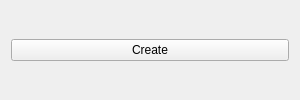
<?xml version="1.0" encoding="UTF-8"?>
<ui version="4.0">
 <class>SEDataBaseCreatorAppGUIClass</class>
 <widget class="QWidget" name="SEDataBaseCreatorAppGUIClass">
  <property name="geometry">
   <rect>
    <x>0</x>
    <y>0</y>
    <width>300</width>
    <height>100</height>
   </rect>
  </property>
  <property name="minimumSize">
   <size>
    <width>300</width>
    <height>100</height>
   </size>
  </property>
  <property name="windowTitle">
   <string/>
  </property>
  <layout class="QVBoxLayout" name="verticalLayout">
   <item>
    <widget class="QPushButton" name="pushButton">
     <property name="text">
      <string>Create</string>
     </property>
    </widget>
   </item>
  </layout>
 </widget>
 <resources/>
 <connections>
  <connection>
   <sender>pushButton</sender>
   <signal>clicked()</signal>
   <receiver>SEDataBaseCreatorAppGUIClass</receiver>
   <slot>onCreate()</slot>
   <hints>
    <hint type="sourcelabel">
     <x>149</x>
     <y>49</y>
    </hint>
    <hint type="destinationlabel">
     <x>149</x>
     <y>49</y>
    </hint>
   </hints>
  </connection>
 </connections>
 <slots>
  <slot>onCreate()</slot>
 </slots>
</ui>
